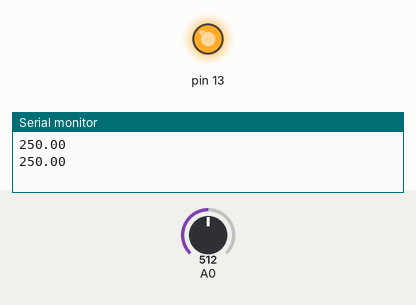
Bench run of a sketch on a simulated Arduino Uno, built with avr-gcc and run on an emulated ATmega328P. Parts: output pins drawn as LEDs (lit = HIGH), the last lines printed to the serial monitor. The test bench sets the inputs (shaded band); at power-on: A0 = 512.

Above: at 1.8 s.
1.9 s: A0 set to 89
3.4 s: A0 set to 74
At 4.9 s:
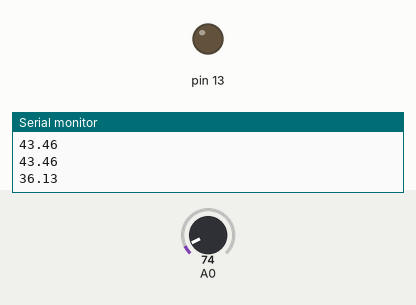
5.5 s: A0 set to 122
At 6.4 s:
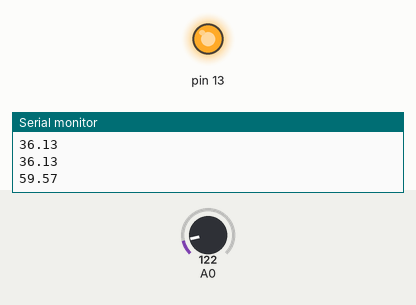
7.5 s: A0 set to 30
At 9.2 s:
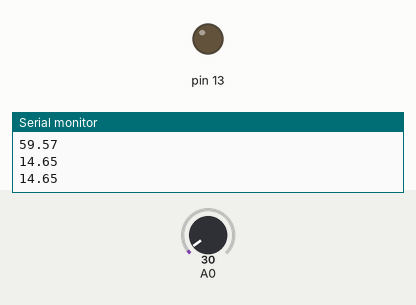
Timing chart, 0 to 10.5 s (numbered marks = the images above; inputs shaded):
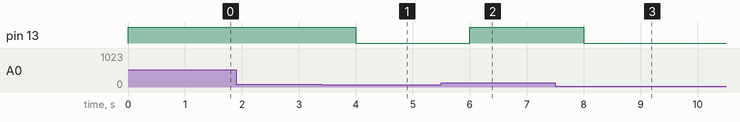

Measured:
- the behaviour switches between 82 and 81 on A0 (found by bisection; images 0 and 1)
- after the input at 3.4 s, pin 13: HIGH → LOW after 0.60 s
- after the input at 5.5 s, pin 13: LOW → HIGH after 0.50 s
- after the input at 7.5 s, pin 13: HIGH → LOW after 0.51 s

The sketch:

zaza.ino
```cpp
float x = 0;
void setup() {
  // put your setup code here, to run once:
pinMode (13,OUTPUT);
Serial.begin(9600);
}

void loop() {
  // put your main code here, to run repeatedly:
x = analogRead(A0);
x = x * .48828125;
Serial.println(x);
if (x > 40)
  digitalWrite(13,HIGH);
else if (x < 40)
  digitalWrite(13,LOW);
delay (1000);
}
```
